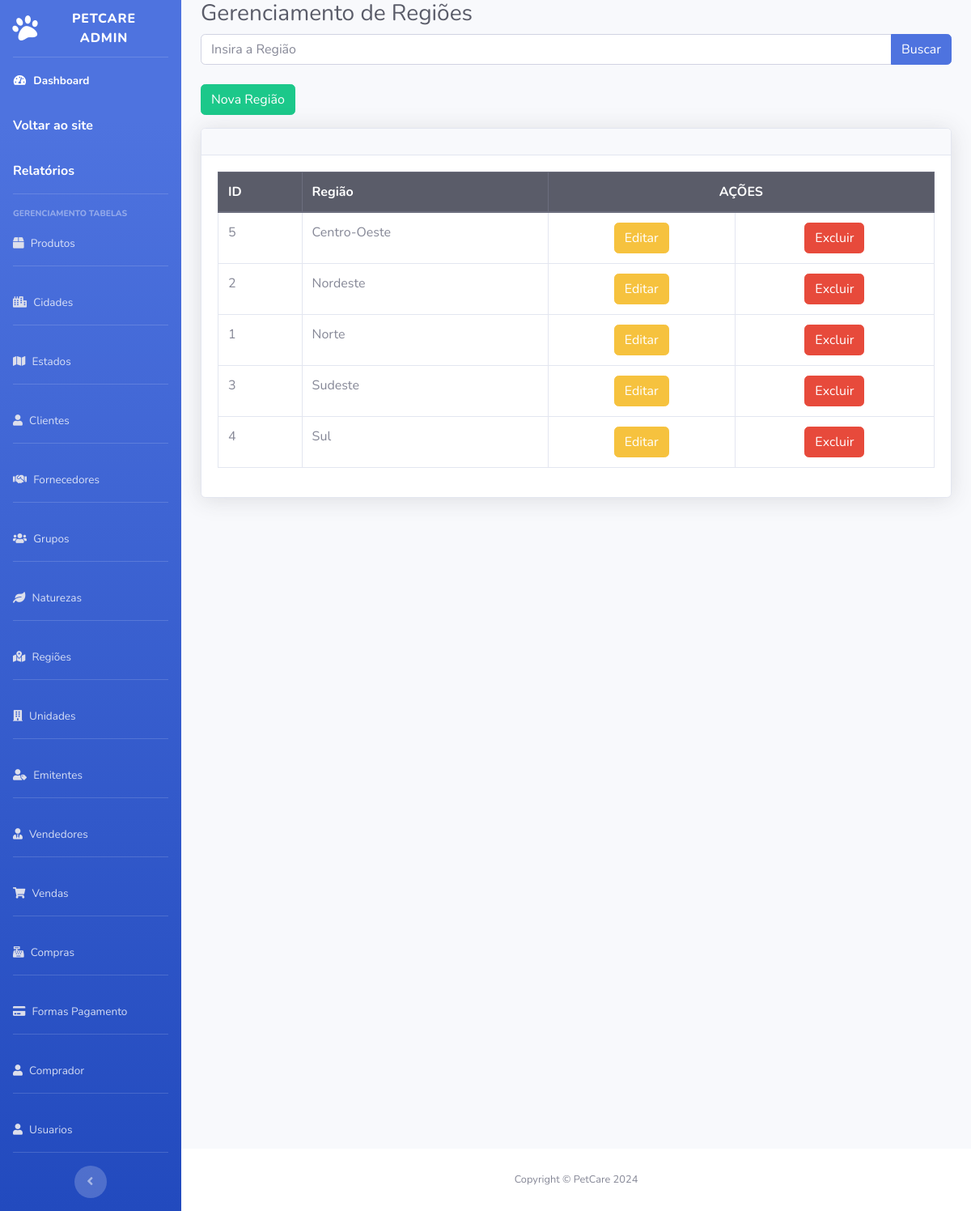
/petcare_admin/regioes/regiao.php, run on the app's committed database.
### tables this page shows
CREATE TABLE `tb_regiao` (
  `id_regiao` int(11) NOT NULL,
  `nm_regiao` varchar(55) NOT NULL
);

### petcare_admin/regioes/regiao.php (the view, shortened to what this page needs)
<?php
include('../config/conecta.php');
?>
<!DOCTYPE html>
<html lang="en">
<head>
    <link href="../vendor/fontawesome-free/css/all.min.css" rel="stylesheet" type="text/css">
    <link href="../css/sb-admin-2.css" rel="stylesheet">
    <link href="../vendor/datatables/datatables.bootstrap4.min.css" rel="stylesheet">
</head>
<body id="page-top">
    <div id="wrapper">
        <ul class="navbar-nav bg-gradient-primary sidebar sidebar-dark accordion" id="accordionSidebar">
        <a class="sidebar-brand d-flex align-items-center justify-content-center" href="../index.php">
                <div class="sidebar-brand-icon rotate-n-15">
                    <i class="fas fa-paw"></i>
                </div>
                <div class="sidebar-brand-text mx-3">PetCare Admin</div>
            </a>
            <hr class="sidebar-divider my-0">
            <li class="nav-item active">
                <a class="nav-link" href="../index.php">
                    <i class="fas fa-fw fa-tachometer-alt"></i>
                    <span>Dashboard</span>
                    <a href="http://localhost/PetCareAll/Petcare/HOME/INDEX2.php" class="nav-link">Voltar ao site</a>
                    <a href="http://localhost/PetCareAll/Relatorio/PaginaRelatorios/pgrelatorios.php" class="nav-link">Relatórios</a>
                </a>
            </li>
            <div class="text-center d-none d-md-inline">
                <hr class="sidebar-divider">
                <div class="sidebar-heading">Gerenciamento Tabelas</div>
                <li class="nav-item">
                    <a class="nav-link" href="../produtos/produto.php">
                        <i class="fas fa-box fa-2x text-gray-300"></i>
                        <span>Produtos</span>
                    </a>
                </li>
                <hr class="sidebar-divider d-none d-md-block">
                <li class="nav-item">
                    <a class="nav-link" href="../cidades/cidade.php">
                        <i class="fas fa-city fa-2x text-gray-300"></i>
                        <span>Cidades</span>
                    </a>
                </li>
                <hr class="sidebar-divider d-none d-md-block">
                <li class="nav-item">
                    <a class="nav-link" href="../estados/estado.php">
                        <i class="fas fa-map fa-2x text-gray-300"></i>
                        <span>Estados</span>
                    </a>
                </li>
                <hr class="sidebar-divider d-none d-md-block">
                <li class="nav-item">
                    <a class="nav-link" href="../clientes/cliente.php">
                        <i class="fas fa-user fa-2x text-gray-300"></i>
                        <span>Clientes</span>
                    </a>
                </li>
                <hr class="sidebar-divider d-none d-md-block">
                <li class="nav-item">
                    <a class="nav-link" href="../fornecedores/fornecedor.php">
                        <i class="fas fa-handshake fa-2x text-gray-300"></i>
                        <span>Fornecedores</span>
                    </a>
                </li>
                <hr class="sidebar-divider d-none d-md-block">
                <li class="nav-item">
                    <a class="nav-link" href="../grupos/grupo.php">
                        <i class="fas fa-users fa-2x text-gray-300"></i>
                        <span>Grupos</span>
                    </a>
                </li>
                <hr class="sidebar-divider d-none d-md-block">
                <li class="nav-item">
                    <a class="nav-link" href="../naturezas/natureza.php">
                        <i class="fas fa-leaf fa-2x text-gray-300"></i>
                        <span>Naturezas</span>
                    </a>
                </li>
                <hr class="sidebar-divider d-none d-md-block">
                <li class="nav-item">
                    <a class="nav-link" href="regiao.php">
                        <i class="fas fa-map-marked-alt fa-2x text-gray-300"></i>
                        <span>Regiões</span>
                    </a>
                </li>
                <hr class="sidebar-divider d-none d-md-block">
                <li class="nav-item">
                    <a class="nav-link" href="../unidades/unidade.php">
                        <i class="fas fa-building fa-2x text-gray-300"></i>
                        <span>Unidades</span>
                    </a>
                </li>
                 <hr class="sidebar-divider d-none d-md-block">
                 <li class="nav-item">
                <a class="nav-link" href="../emitentes/emitente.php">
                    <i class="fas fa-user-tag fa-2x text-gray-300"></i>
                    <span>Emitentes</span>
                </a>
            </li>
             <hr class="sidebar-divider d-none d-md-block">
                 <li class="nav-item">
                <a class="nav-link" href="../vendedores/vendedor.php">
                <i class="fas fa-user-tie fa-2x text-gray-300"></i>
                    <span>Vendedores</span>
                </a>
            </li>
                <hr class="sidebar-divider d-none d-md-block">
                 <li class="nav-item">
                <a class="nav-link" href="../vendas/venda.php">
                <i class="fas fa-shopping-cart fa-2x text-gray-300"></i>
                    <span>Vendas</span>
                </a>
            </li>
                        <hr class="sidebar-divider d-none d-md-block">
                    <li class="nav-item">
                    <a class="nav-link" href="../compras/compra.php">
                        <i class="fas fa-cash-register fa-2x text-gray-300"></i>
                        <span>Compras</span>
                    </a>
                </li>
                <hr class="sidebar-divider d-none d-md-block">
                <li class="nav-item">
                    <a class="nav-link" href="../formapgto/formapgto.php">
                        <i class="fas fa-credit-card fa-2x text-gray-300"></i>
                        <span>Formas Pagamento</span>
                    </a>
                </li>
                     <hr class="sidebar-divider d-none d-md-block">
                <li class="nav-item">
                    <a class="nav-link" href="../comprador/comprador.php">
                        <i class="fas fa-user fa-2x text-gray-300"></i>
                        <span>Comprador</span>
                    </a>
                </li>
                <hr class="sidebar-divider d-none d-md-block">
                <li class="nav-item">
                    <a class="nav-link" href="../usuarios/usuario.php">
                        <i class="fas fa-user fa-2x text-gray-300"></i>
                        <span>Usuarios</span>
                    </a>
                </li>
                <hr class="sidebar-divider d-none d-md-block">
                <button class="rounded-circle border-0" id="sidebarToggle"></button>
            </div>
        </ul>
        <div id="content-wrapper" class="d-flex flex-column">
            <div id="content">
                <div class="container-fluid">
                    <h1 class="h3 mb-2 text-gray-800">Gerenciamento de Regiões</h1>
                    <form action="" method="post" class="mb-4">
                        <div class="input-group">
                            <input type="text" name="busca" id="busca" class="form-control" placeholder="Insira a Região">
                            <div class="input-group-append">
                                <input type="submit" value="Buscar" class="btn btn-primary">
                            </div>
                        </div>
                    </form>
                    <a href="adiciona_regiao.php" class="btn btn-success mb-3">Nova Região</a>
                    <div class="card shadow mb-4">
                        <div class="card-header py-3"></div>
                        <div class="card-body">
                            <div class="table-responsive">
                                <table class="table table-bordered" width="100%" cellspacing="0">
                                    <thead class="thead-dark">
                                        <tr>
                                            <th>ID</th>
                                            <th>Região</th>
                                            <th colspan="2" class="text-center">AÇÕES</th>
                                        </tr>
                                    </thead>
                                    <tbody>
                                        <?php
                                        $buscar = !empty($_POST['busca']) ? "%" . $_POST['busca'] . "%" : null;
                                        if ($buscar) {
                                            $sql = $conn->prepare("SELECT * FROM tb_regiao WHERE nm_regiao LIKE :buscar ORDER BY nm_regiao");
                                            $sql->bindParam(':buscar', $buscar, PDO::PARAM_STR);
                                        } else {
                                            $sql = $conn->prepare("SELECT * FROM tb_regiao ORDER BY nm_regiao");
                                        }
                                        $sql->execute();
                                        $result = $sql->fetchAll();
                                        foreach ($result as $linha) {
                                            echo "<tr>";
                                            echo "<td>" . htmlspecialchars($linha['id_regiao']) . "</td>";
                                            echo "<td>" . htmlspecialchars($linha['nm_regiao']) . "</td>";
                                            echo "<td class='text-center'><a href='editar_regiao.php?id=" . htmlspecialchars($linha['id_regiao']) . "' class='btn btn-warning'>Editar</a></td>";
                                            echo "<td class='text-center'><a href='excluir.php?id=" . htmlspecialchars($linha['id_regiao']) . "' class='btn btn-danger' onclick='return confirm(\"Você tem certeza que deseja excluir esta região?\");'>Excluir</a></td>";
                                            echo "</tr>";
                                        }
                                        ?>
                                    </tbody>
                                </table>
                            </div>
                        </div>
                    </div>
                </div>
            </div>
            <footer class="sticky-footer bg-white">
                <div class="container my-auto">
                    <div class="copyright text-center my-auto">
                        <span>Copyright &copy; PetCare 2024</span>
                    </div>
                </div>
            </footer>
        </div>
    </div>
</body>
</html>

### data on the page
tb_regiao: id_regiao "5", nm_regiao "Centro-Oeste"
tb_regiao: id_regiao "2", nm_regiao "Nordeste"
tb_regiao: id_regiao "1", nm_regiao "Norte"
tb_regiao: id_regiao "3", nm_regiao "Sudeste"
tb_regiao: id_regiao "4", nm_regiao "Sul"
